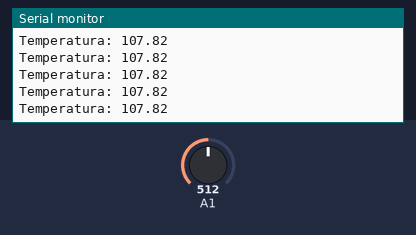
Bench run of a sketch on a simulated Arduino Uno, built with avr-gcc and run on an emulated ATmega328P. Parts: the last lines printed to the serial monitor. The inputs (shaded band) are chosen by the test bench; at power-on: A1 = 512.

Above: at 1.2 s.
1.3 s: A1 set to 496
At 1.8 s:
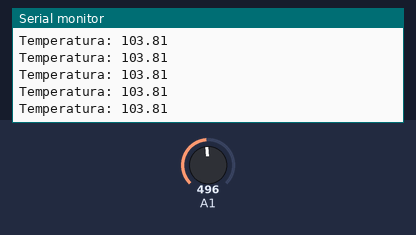
2.8 s: A1 set to 464
At 3.3 s:
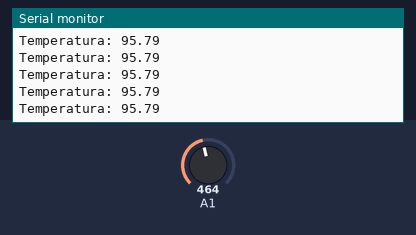
Timing chart, 0 to 5.8 s (numbered marks = the images above; inputs shaded):
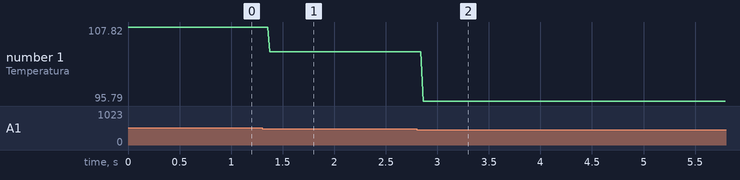

The sketch:

Temperatura.ino
```cpp
//A0 je svetlobni senzor in A1 je temperaturni senzor

float getTemp(int vhodAD){
  float napetost = vhodAD * (5000.0/1023.0);
  float temperatura = (napetost - 400) / 19.5;
  return temperatura;
}

// the setup routine runs once when you press reset:
void setup() {
  // initialize serial communication at 9600 bits per second:
  Serial.begin(9600);
}

// the loop routine runs over and over again forever:
void loop() {
  // read the input on analog pin 1:
  int sensorValue = analogRead(A1);

  float t = getTemp(sensorValue);

  // print out the value you read:
  Serial.print("Temperatura: ");
  Serial.println(t);

  delay(10);        // delay in between reads for stability
}
```

Measured:
- after the input at 1.3 s, the serial monitor: prints a new line after 0.08 s (image 1)
- after the input at 2.8 s, the serial monitor: prints a new line after 0.06 s (image 2)
- plotted number 1: 107.82 → 103.81 after the input at 1.3 s, 103.81 → 95.79 after the input at 2.8 s
